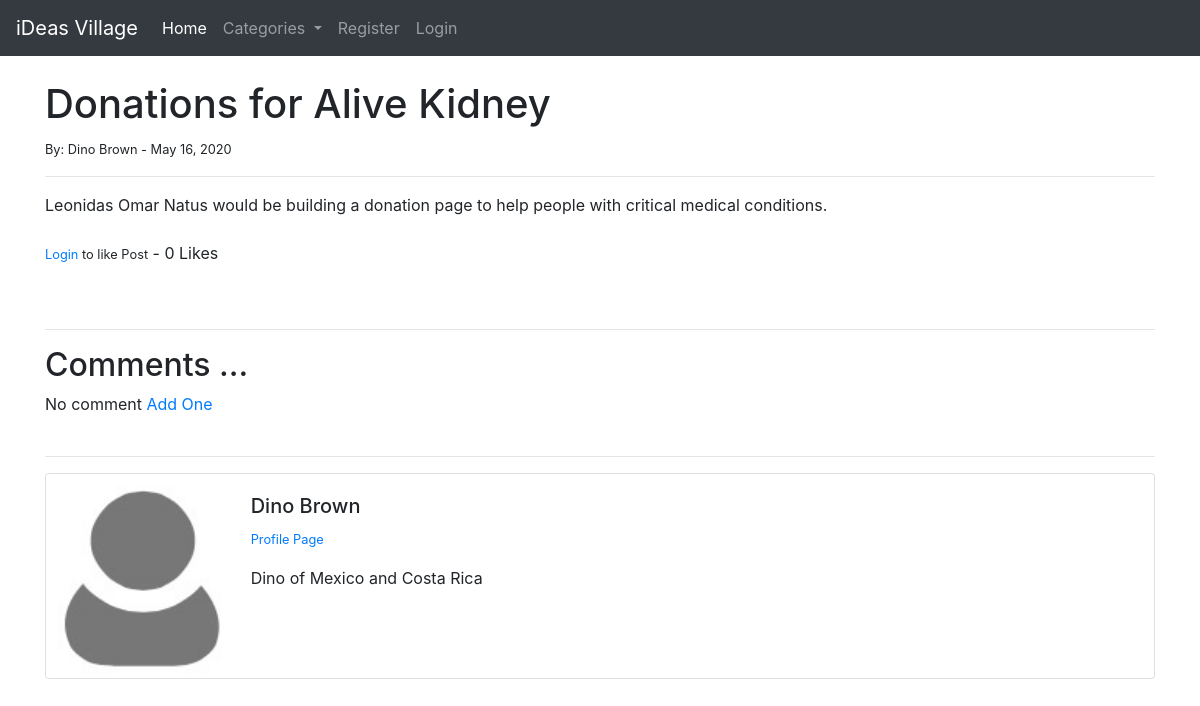
/article/16, run on an earlier commit of the app's database.
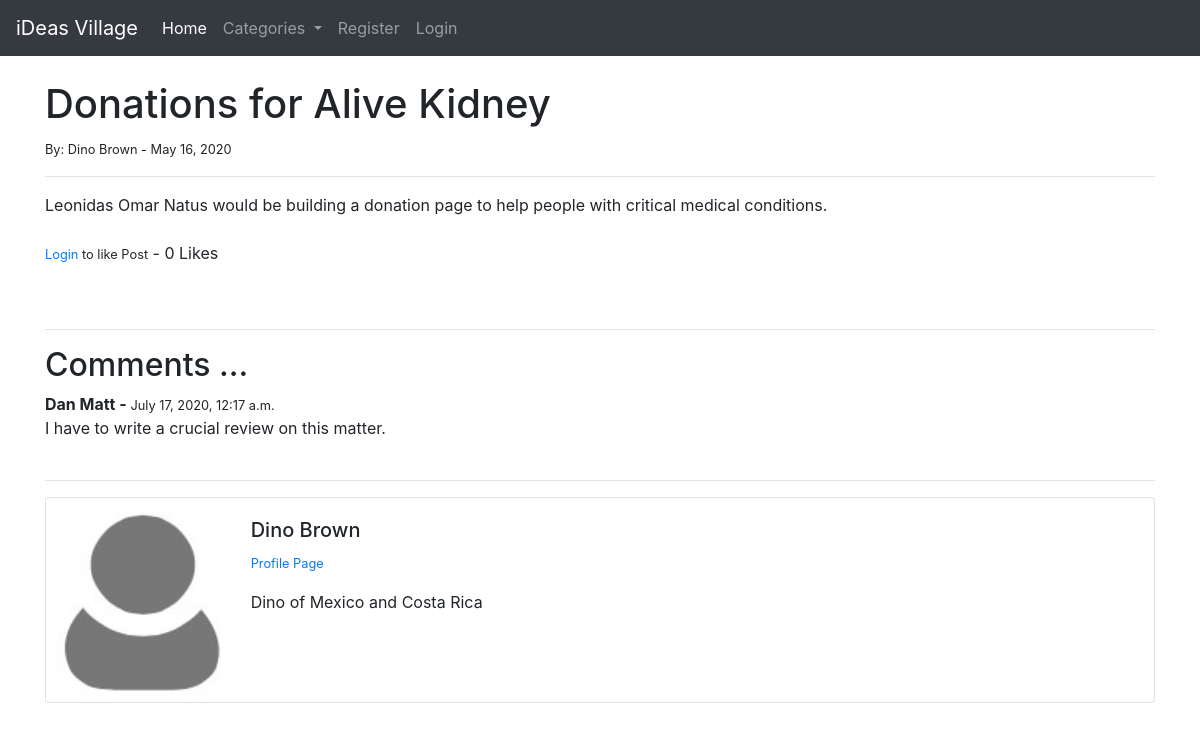
And on a later commit of the database.
### blog/models.py (models this page shows, shortened)
class Comment(models.Model):
    post = models.ForeignKey(Post, related_name='comments', on_delete=models.CASCADE)
    name = models.CharField(max_length=200)
    body = models.TextField()
    date_added = models.DateTimeField(auto_now_add=True)

### blog/views.py (the view)
# urls.py: path('article/<int:pk>', ArticleDetailView.as_view(), name='article-detail'),
class ArticleDetailView(DetailView):
    model = Post
    template_name = 'article_detail.html'
    def get_context_data(self, *args, **kwargs):
        cat_menu = Category.objects.all()
        context = super(ArticleDetailView, self).get_context_data(*args, **kwargs)
        post = get_object_or_404(Post, id=self.kwargs['pk'])
        total_likes = post.total_likes()
        liked = False
        if post.likes.filter(id=self.request.user.id).exists():
            liked = True
        context['cat_menu'] = cat_menu
        context['total_likes'] = total_likes
        context['liked'] = liked
        return context

### blog/models.py (called while the page is built)
    def __str__(self):
        return self.name

    def total_likes(self):
        return self.likes.count()

### blog/templates/article_detail.html (shortened to what this page needs)
{% extends 'base.html' %}
{% load static %}
{% block content %}
    <h1>{{ post.title }}</h1>
        <small>By: {{ post.author.first_name }}
            {{ post.author.last_name }} -
            {{ post.post_date }}
        </small>
         <br>
    <hr>
    {{ post.body|safe }}
    <br> <br>
    <form action="{% url 'like-post' post.pk %}" method="POST">
    {% if user.is_authenticated %}
        {% if liked %}
            <button type="submit" class="btn btn-danger btn-sm"
                    name="post_id" value="{{ post.id }}">Unlike</button>
        {% else %}
            <button type="submit" class="btn btn-primary btn-sm"
                    name="post_id" value="{{ post.id }}">Like</button>
        {% endif %}
    {% else %}
        <small><a href="{% url 'login' %}">Login</a> to like Post</small>
    {% endif %}
        - {{ total_likes }} Likes <br><br>
        <br><hr>
        <h2>Comments ...</h2>
        {% if not post.comments.all %}
            No comment <a href="#">Add One</a>
        {% else %}
            {% for comment in post.comments.all %}
                <strong>{{ comment.name }} -
                    <small>{{ comment.date_added }}
                    </small>
                </strong><br>
                {{ comment.body }}
            {% endfor %}
        {% endif %}
        <br>
    </form>
    <br>
    <hr>
     <div class="card mb-3">
        <div class="row no-gutters">
            <div class="col-md-2">
                {% if post.author.profile.profile_pic %}
                    <img src="{{ post.author.profile.profile_pic.url }}" class=card-img alt="...">
                {% else %}
                    <img src="{% static 'blog/img/default_pic.jpg' %}" class=card-img alt="...">
                {% endif %}
            </div>
            <div class="col-md-10">
                <div class="card-body">
                    <h5 class="card-title">{{ post.author.first_name }}
                                            {{ post.author.last_name }}
                    </h5>
                    <p class="small text-muted">
                        <a href="{% url 'show-profile-page' post.author.profile.id %}">Profile Page</a>
                    </p>
                    <p class="card-text">
                        {{ post.author.profile.bio }}
                    </p>
                </div>
            </div>
        </div>
    </div>
{% endblock %}

What changed in the data, as far as the page shows it:
added Comment: name "Dan Matt", date_added "July 17, 2020, 12:17 a.m.", body "I have to write a crucial review on this matter."
Also different on the page:
text no longer shown: "No comment Add One"
